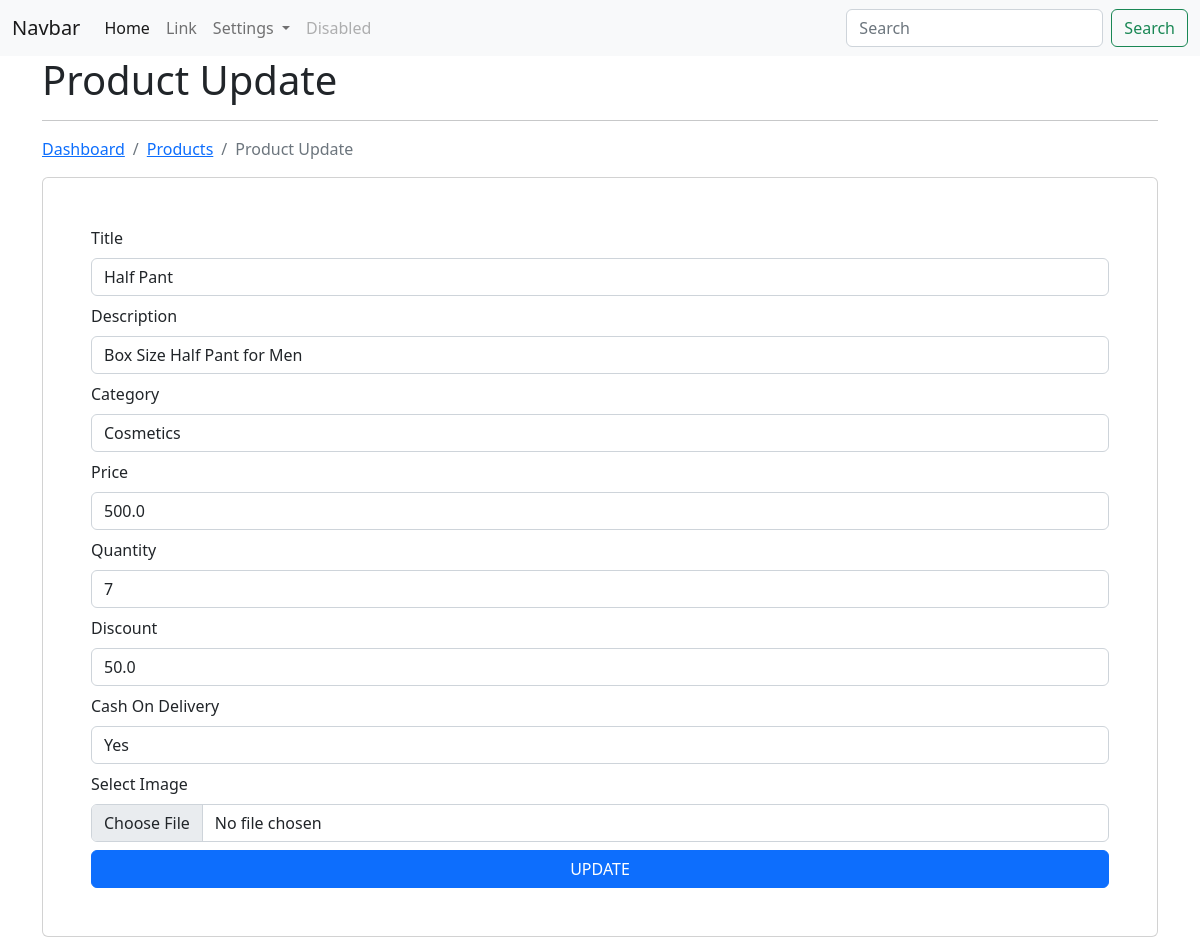
The page /ecom/product/edit/13/ (signed in) on the database its author committed.
### app_ecom/models.py (models this page shows, shortened)
class Product(models.Model):
    title = models.CharField(max_length=200)
    desc = models.CharField(max_length=200)
    category = models.ForeignKey(Category, on_delete=models.CASCADE)
    price = models.FloatField()
    image = models.FileField(null=True, blank=True, upload_to="products/")
    quantity = models.IntegerField()
    discount = models.FloatField()
    cod = models.CharField(max_length=100)
    user = models.ForeignKey(User, on_delete=models.CASCADE)
    class Meta:
        db_table = 'app_products'

### app_ecom/views.py (the view)
# urls.py: path('product/edit/<int:id>/', views.product_edit, name='edit-product'),
@login_required(login_url='/authentication/login/')
def product_edit(request, id):
    product = Product.objects.get(id=id)
    categories = Category.objects.all()
    context = {"data": product, "categories": categories}
    return render(request, 'products/product_edit.html', context)

### templates/products/product_edit.html (shortened to what this page needs)
{% extends "layouts/master.html" %}
{% block content %}
    <div class="container">
        <h1>Product Update</h1>
        <hr>
        <nav aria-label="breadcrumb">
            <ol class="breadcrumb">
              <li class="breadcrumb-item"><a href="{% url 'dashboard' %}">Dashboard</a></li>
              <li class="breadcrumb-item active"><a href="{% url 'list-product' %}">Products</a></li>
              <li class="breadcrumb-item active">Product Update</li>
            </ol>
        </nav>
        <div class="card p-5">
            <form action="{% url 'update-product' %}" method="post" enctype="multipart/form-data">
                <div class="form-group mb-2">
                    <label for="title">Title</label>
                    <input type="text" name="title" value="{{ data.title }}" class="form-control mt-2">
                </div>
                <div class="form-group mb-2">
                    <label for="desc">Description</label>
                    <input type="text" name="desc" value="{{ data.desc }}" class="form-control mt-2">
                </div>
                <div class="form-group mb-2">
                    <label for="category">Category</label>
                    <select name="category" class="form-control mt-2">
                        {% for val in categories %}
                        <option value="{{ val.id }}">{{ val.category_name }}</option>
                        {% endfor %}
                    </select>
                </div>
                <div class="form-group mb-2">
                    <label for="price">Price</label>
                    <input type="text" name="price" value="{{ data.price }}" class="form-control mt-2">
                </div>
                <div class="form-group mb-2">
                    <label for="quantity">Quantity</label>
                    <input type="text" name="quantity" value="{{ data.quantity }}" class="form-control mt-2">
                </div>
                <div class="form-group mb-2">
                    <label for="discount">Discount</label>
                    <input type="text" name="discount" value="{{ data.discount }}" class="form-control mt-2">
                </div>
                <div class="form-group mb-2">
                    <label for="cod">Cash On Delivery</label>
                    <input type="text" name="cod" value="{{ data.cod }}" class="form-control mt-2">
                </div>
                <div class="form-group mb-2">
                    <label for="image">Select Image</label>
                    <input type="file" class="form-control mt-2" name="image" value="{{ data.image }}">
                </div>
                <input type="submit" class="btn btn-primary col-12" value="UPDATE">
            </form>
        </div>
    </div>
{% endblock content %}

### rows shown on the page
Product: title "Half Pant", desc "Box Size Half Pant for Men", price "500.0", quantity "7", discount "50.0", cod "Yes"

### other values the page prints
form field category "Cosmetics"
